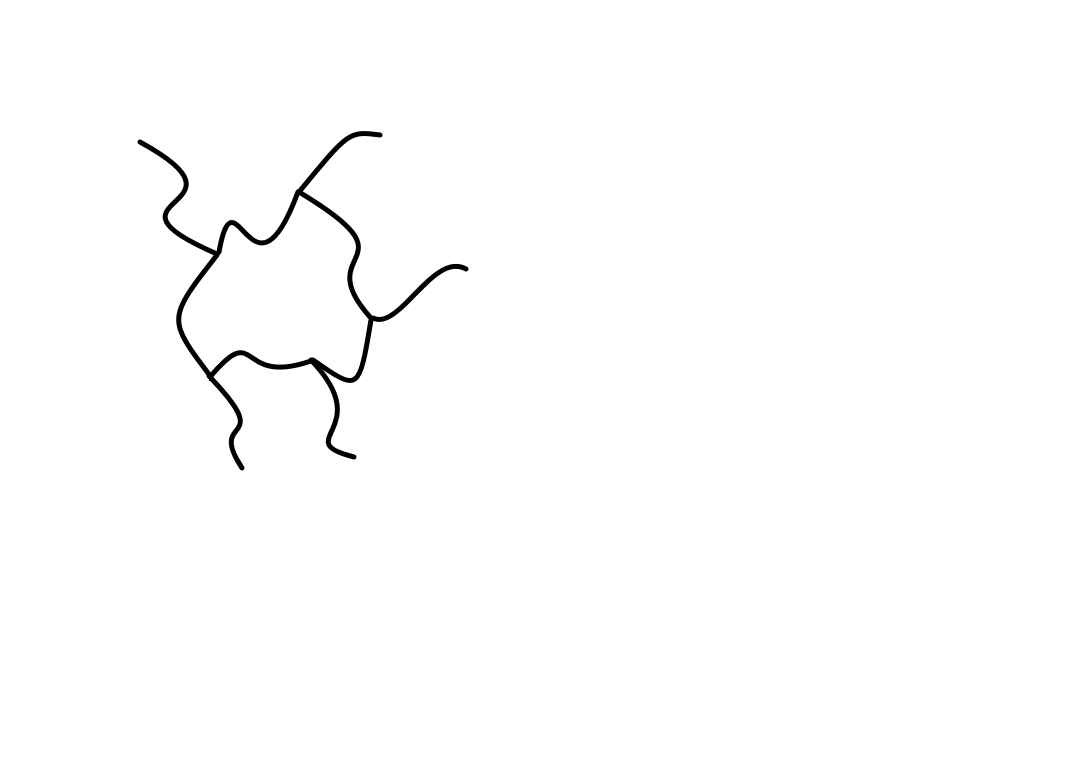
%> input picture simu/origin/1.png, 1072 x 762 px; its folder holds only this picture in this run
$ octave grey_to_bin.m   (GNU Octave 9; MATLAB toolbox functions it lacks are replaced by stand-ins)
%> lines starting %> are read from the running program, lines starting %| are printed output that depends on the picture; in (x1, y1, x2, y2) boxes, pixels count from 0 and x2, y2 are one past the last pixel; in counts of white or black regions, pixels touching at a corner belong together; the program's own positions count from 1
clc,clear;

% [4 lines of commented-out code are left out]
path = 'simu/origin/';
newpath = 'simu/imgs/';
% [9 lines of commented-out code are left out]
files = dir(path);
for i = 3:length(files)
    filename = strcat(path,files(i).name);
%     keyboard;
    cdata = imread(filename);
%> cdata is the input picture: size 762x1072x3 uint8; min 0, max 255, mean 253
    thresh = 0.4;
    binImg = im2bw(cdata,thresh);
%> binImg: size 762x1072 logical; 99.2% white; 1 black region, box (x1, y1, x2, y2) and area: (138, 131, 468, 470) 6157
%     binImg = ~binImg;

    [m,n] = size(binImg);
%> m = 762; n = 1072
    binImg(1:2,1:n) = 0;
    binImg(m-1:m,1:n) = 0;
    binImg(1:m,1:2) = 0;
    binImg(1:m,n-1:n) = 0;
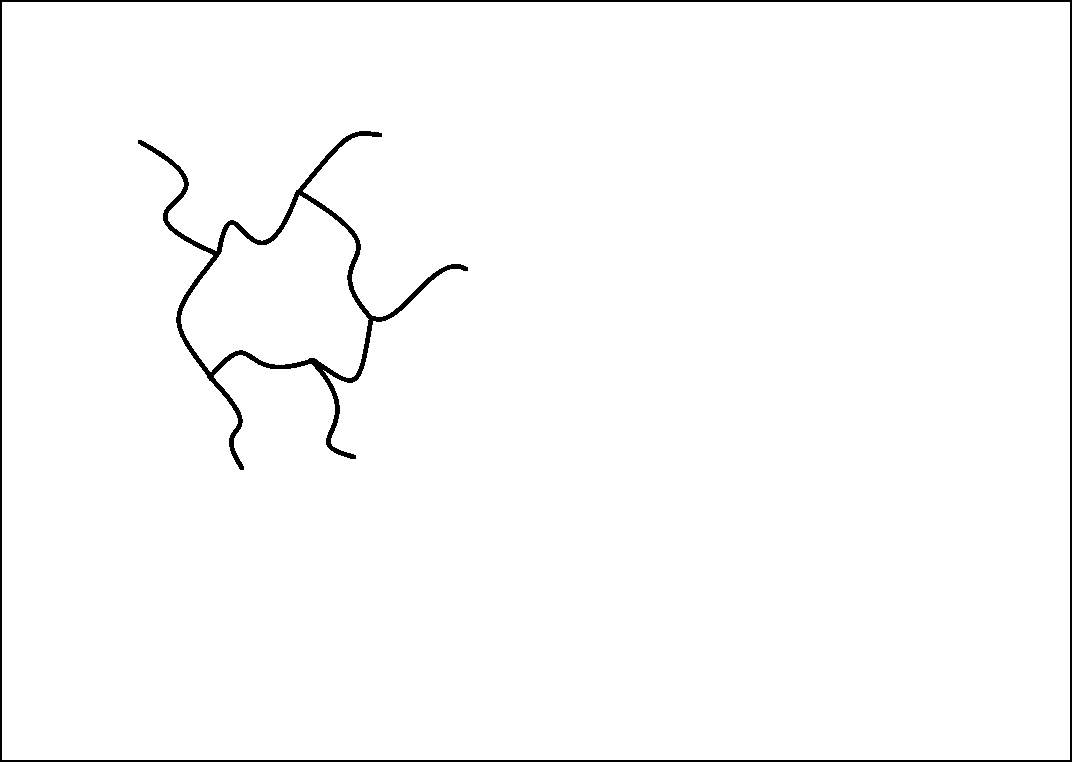
%> binImg: size 762x1072 logical; 98.4% white; 2 black regions, box (x1, y1, x2, y2) and area: (0, 0, 1072, 762) 7320, (138, 131, 468, 470) 6157

    labels = bwlabel(binImg);                %对各连通域进行标记
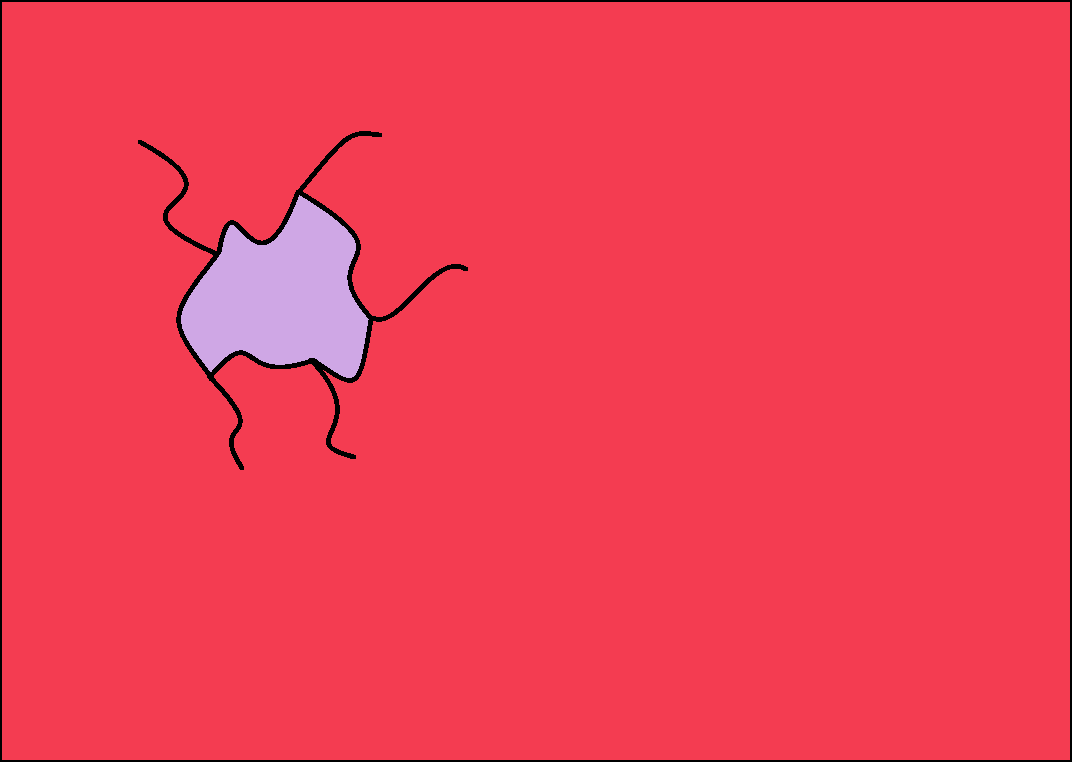
%> labels: size 762x1072 double; 3 distinct labels, from 0 to 2; one colour per label, 0 black
    stats = regionprops(labels,'Area');    %求各连通域的大小
%> stats = 2 regions; Area: 781622, 21765
    area = cat(1,stats.Area);
%> area = [781622; 21765]
    idx_ofMax = find(area >= 1000);        %求最大连通域的索引
%> idx_ofMax = [1; 2]
    binImg = ismember(labels,idx_ofMax);
%     binImg = bwmorph(binImg,'thin',1);
    binImg = ~binImg;
    figure(2);clf;imshow(binImg);
%     keyboard;
    ns = split(files(i).name,'.');
    new_filename = strcat(newpath,ns{1},'.gif');
%     keyboard;
    imwrite(binImg,new_filename);
end
